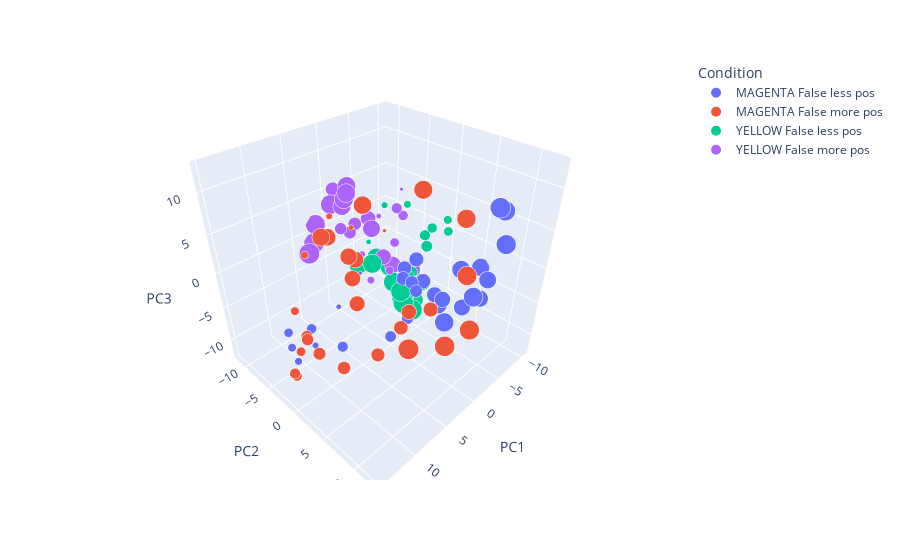

The cell this chart's notebook holds for it:
### Code cell
transformed_df, pca_false = project_conditioned_firing_rates(false_trials)
transformed_df["ZeroedTimeBins"] = transformed_df.TimeBins - 1.3
fig = px.scatter_3d(
    transformed_df, 
    x='PC1', y='PC2', z='PC3',
    color='Condition', 
    opacity=1,
    size='ZeroedTimeBins',
    # color_discrete_sequence=colors
)
fig.show()

### Figure 1 — Plotly figure (JSON) as saved in the notebook; plotly's stock layout.template omitted (floating-point values rounded to 4 significant figures)
{"data": [{"hovertemplate": "Condition=MAGENTA False less pos<br>PC1=%{x}<br>PC2=%{y}<br>PC3=%{z}<br>ZeroedTimeBins=%{marker.size}<extra></extra>", "legendgroup": "MAGENTA False less pos", "marker": {"color": "#636efa", "opacity": 1, "size": [0.05, 0.1, 0.15, 0.2, 0.25, 0.3, 0.35, 0.4, 0.45, 0.5, 0.55, 0.6, 0.65, 0.7, 0.75, 0.8, 0.85, 0.9, 0.95, 1.0, 1.05, 1.1, 1.15, 1.2, 1.25, 1.3, 1.35, 1.4, 1.45], "sizemode": "area", "sizeref": 0.003625, "symbol": "circle"}, "mode": "markers", "name": "MAGENTA False less pos", "scene": "scene", "showlegend": true, "type": "scatter3d", "x": [2.538, 5.494, 8.66, 10.74, 11.14, 11.27, 9.227, 7.853, 3.912, 2.891, 1.869, 0.9421, -0.3246, -2.211, -4.876, -2.97, -1.056, -1.324, -3.838, -7.774, -10.35, -10.61, -8.727, -4.055, -1.87, -4.108, -6.486, -5.397, -4.034], "y": [-2.718, -3.47, -4.501, -5.466, -5.853, -5.962, -4.14, -0.2653, 3.609, 5.178, 5.332, 3.873, 1.43, -0.09319, -0.5543, 2.271, 5.606, 6.55, 7.578, 7.378, 6.559, 5.163, 3.56, 3.93, 6.683, 8.729, 10.41, 10.31, 10.5], "z": [-1.63, -5.451, -10.31, -12.23, -9.904, -7.487, -6.992, -8.169, -6.619, -3.567, -0.2507, -0.3402, -1.721, -1.953, -2.179, -3.069, -2.218, -2.51, -4.534, -5.545, -4.5, -3.388, -3.599, -6.309, -6.157, -2.518, 4.184, 8.609, 9.535]}, {"hovertemplate": "Condition=MAGENTA False more pos<br>PC1=%{x}<br>PC2=%{y}<br>PC3=%{z}<br>ZeroedTimeBins=%{marker.size}<extra></extra>", "legendgroup": "MAGENTA False more pos", "marker": {"color": "#EF553B", "opacity": 1, "size": [0.05, 0.1, 0.15, 0.2, 0.25, 0.3, 0.35, 0.4, 0.45, 0.5, 0.55, 0.6, 0.65, 0.7, 0.75, 0.8, 0.85, 0.9, 0.95, 1.0, 1.05, 1.1, 1.15, 1.2, 1.25, 1.3, 1.35, 1.4, 1.45], "sizemode": "area", "sizeref": 0.003625, "symbol": "circle"}, "mode": "markers", "name": "MAGENTA False more pos", "scene": "scene", "showlegend": true, "type": "scatter3d", "x": [-0.3828, 2.488, 4.639, 8.818, 12.51, 13.89, 14.64, 14.77, 12.79, 13.94, 13.93, 12.22, 8.225, 4.334, 0.7876, 3.499, 8.889, 9.309, 8.19, 8.536, 9.955, 10.53, 6.784, 2.98, 0.5449, 1.269, 1.707, 3.044, 5.616], "y": [-1.673, -4.095, -5.183, -4.557, -2.039, 0.2945, 0.09848, -0.01072, 0.04613, 1.842, 3.574, 5.13, 5.931, 5.524, 6.637, 5.859, 3.689, 3.617, 2.871, 2.301, 1.013, 0.8083, 2.553, 6.54, 9.84, 11.11, 12.44, 10.58, 7.837], "z": [3.351, 3.954, 5.815, 2.993, -1.123, -4.42, -7.634, -7.227, -3.105, -1.638, -2.384, -4.475, -4.89, -3.817, -2.675, -1.886, 1.087, 4.371, 5.66, 5.912, 8.141, 8.308, 10.9, 12.53, 9.883, 4.419, -1.406, -4.015, -4.55]}, {"hovertemplate": "Condition=YELLOW False less pos<br>PC1=%{x}<br>PC2=%{y}<br>PC3=%{z}<br>ZeroedTimeBins=%{marker.size}<extra></extra>", "legendgroup": "YELLOW False less pos", "marker": {"color": "#00cc96", "opacity": 1, "size": [0.05, 0.1, 0.15, 0.2, 0.25, 0.3, 0.35, 0.4, 0.45, 0.5, 0.55, 0.6, 0.65, 0.7, 0.75, 0.8, 0.85, 0.9, 0.95, 1.0, 1.05, 1.1, 1.15, 1.2, 1.25, 1.3, 1.35, 1.4, 1.45], "sizemode": "area", "sizeref": 0.003625, "symbol": "circle"}, "mode": "markers", "name": "YELLOW False less pos", "scene": "scene", "showlegend": true, "type": "scatter3d", "x": [6.145, 3.322, 0.09198, -3.427, -7.789, -8.525, -7.166, -7.484, -7.956, -5.117, -2.97, -2.189, -3.467, -3.772, -4.322, -5.453, -6.861, -6.999, -6.195, -5.238, -5.014, -5.149, -3.805, -0.7496, -0.5692, -0.3919, 0.4642, 0.7707, -0.6657], "y": [-0.7714, -0.3654, -1.189, -1.018, 1.586, 1.258, -0.1991, -1.542, -1.526, -1.484, -0.8779, -0.5353, -0.6388, -0.6095, -1.384, -1.573, -0.96, -1.633, -1.621, -3.396, -3.641, -5.482, -6.599, -6.753, -3.963, -0.1853, 1.818, 2.561, 2.685], "z": [0.692, 4.072, 6.969, 5.813, 3.098, 1.048, 1.5, -0.2568, -2.097, -4.708, -5.105, -4.022, -4.19, -6.714, -7.856, -7.297, -7.004, -7.655, -9.956, -10.17, -8.585, -5.891, -4.218, -3.953, -2.384, -3.131, -2.995, -4.135, -5.899]}, {"hovertemplate": "Condition=YELLOW False more pos<br>PC1=%{x}<br>PC2=%{y}<br>PC3=%{z}<br>ZeroedTimeBins=%{marker.size}<extra></extra>", "legendgroup": "YELLOW False more pos", "marker": {"color": "#ab63fa", "opacity": 1, "size": [0.05, 0.1, 0.15, 0.2, 0.25, 0.3, 0.35, 0.4, 0.45, 0.5, 0.55, 0.6, 0.65, 0.7, 0.75, 0.8, 0.85, 0.9, 0.95, 1.0, 1.05, 1.1, 1.15, 1.2, 1.25, 1.3, 1.35, 1.4, 1.45], "sizemode": "area", "sizeref": 0.003625, "symbol": "circle"}, "mode": "markers", "name": "YELLOW False more pos", "scene": "scene", "showlegend": true, "type": "scatter3d", "x": [-6.431, -2.758, 1.223, 1.413, -0.3139, -2.463, -4.636, -4.121, -1.074, 1.537, -0.06185, -1.354, -0.1905, -0.8466, -1.897, -2.84, -2.766, -6.479, -7.8, -4.611, -2.056, -0.02005, -0.8721, 0.06626, -0.3579, 0.2358, 1.919, 2.472, 3.794], "y": [-4.734, -4.984, -3.782, -2.137, -0.7132, -2.023, -2.739, -3.336, -5.964, -7.118, -7.329, -7.837, -8.63, -11.14, -9.821, -6.983, -4.231, -2.572, -3.712, -4.39, -5.585, -8.574, -8.526, -7.579, -8.549, -10.44, -11.59, -11.46, -10.83], "z": [5.372, 2.993, -0.07019, -2.931, -1.644, 0.6851, 3.232, 4.185, 4.267, 2.149, 0.846, 1.336, 3.714, 5.096, 5.36, 1.856, -2.543, -5.51, -7.546, -4.747, 1.303, 4.004, 6.442, 6.163, 4.87, 3.664, 1.051, -1.382, -2.081]}], "layout": {"legend": {"itemsizing": "constant", "title": {"text": "Condition"}, "tracegroupgap": 0}, "margin": {"t": 60}, "scene": {"domain": {"x": [0, 1], "y": [0, 1]}, "xaxis": {"title": {"text": "PC1"}}, "yaxis": {"title": {"text": "PC2"}}, "zaxis": {"title": {"text": "PC3"}}}}}
